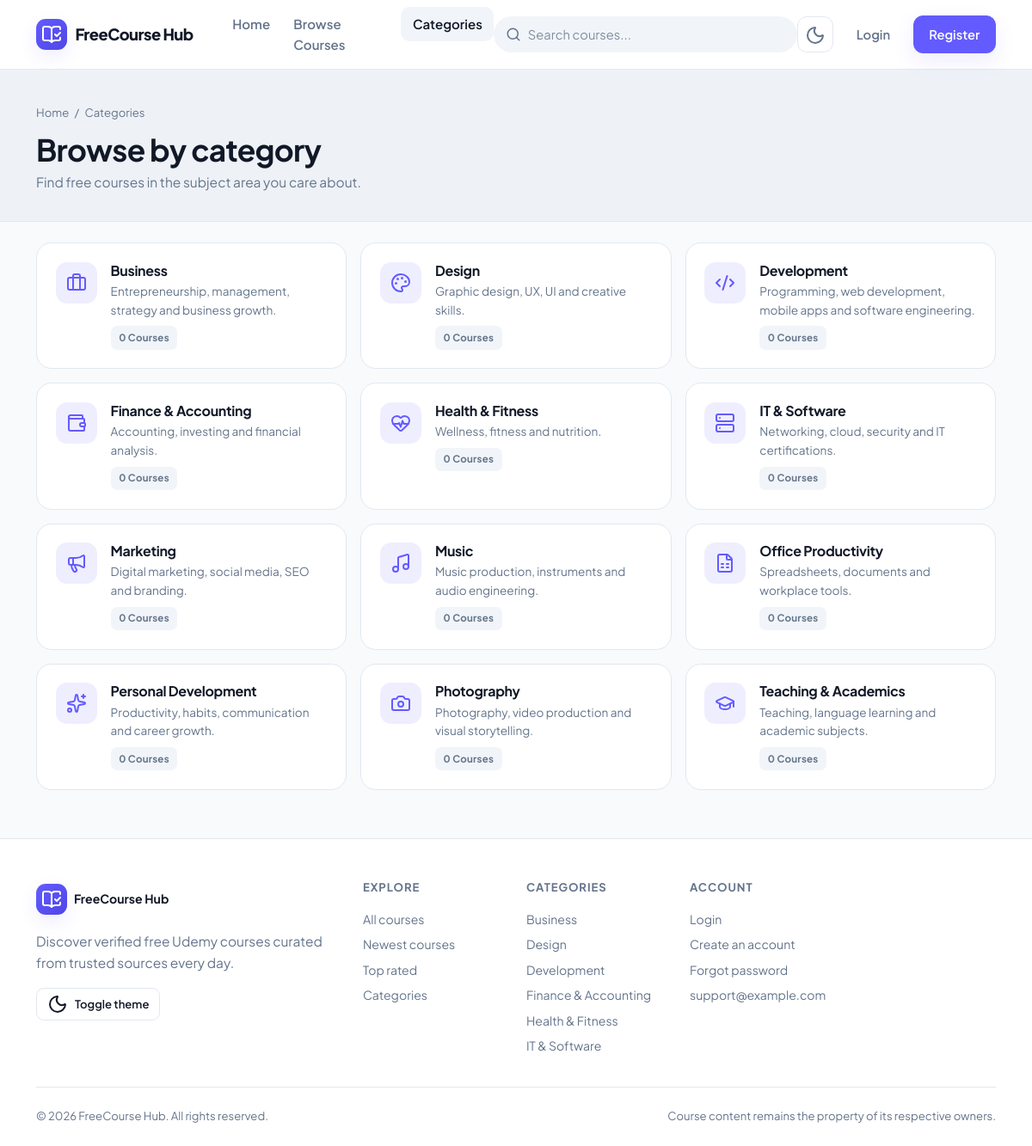
/categories.php, run on the app's committed database.
### tables this page shows
CREATE TABLE IF NOT EXISTS categories (
    id INT UNSIGNED NOT NULL AUTO_INCREMENT,
    name VARCHAR(120) NOT NULL,
    slug VARCHAR(140) NOT NULL,
    description TEXT NULL,
    status ENUM('active', 'inactive') NOT NULL DEFAULT 'active',
    created_at DATETIME NOT NULL DEFAULT CURRENT_TIMESTAMP,
    PRIMARY KEY (id),
    UNIQUE KEY uq_categories_slug (slug),
    KEY idx_categories_status (status)
);

### includes/functions.php (called while the page is built, shortened)
<?php
function e(mixed $value): string
{
    return htmlspecialchars((string) ($value ?? ''), ENT_QUOTES | ENT_SUBSTITUTE, 'UTF-8');
}
function url(string $path = ''): string
{
    $base = rtrim(APP_URL, '/');
    if ($path === '') {
        return $base . '/';
    }
    return $base . '/' . ltrim($path, '/');
}
function asset(string $path): string
{
    return url('assets/' . ltrim($path, '/'));
}
function setting(string $key, mixed $default = null): mixed
{
    static $cache = null;
    if ($cache === null) {
        $cache = [];
        try {
            $rows = db()->query('SELECT setting_key, setting_value FROM system_settings')->fetchAll();
            foreach ($rows as $row) {
                $cache[$row['setting_key']] = $row['setting_value'];
            }
        } catch (Throwable $e) {
            app_log('settings', 'Unable to load settings: ' . $e->getMessage());
        }
    }
    if (!array_key_exists($key, $cache) || $cache[$key] === null || $cache[$key] === '') {
        return $default;
    }
    return $cache[$key];
}
function setting_bool(string $key, bool $default = false): bool
{
    $value = setting($key, null);
    return in_array(strtolower((string) $value), ['1', 'true', 'yes', 'on'], true);
}
function excerpt(?string $text, int $length = 160): string
{
    $text = trim(preg_replace('/\s+/', ' ', strip_tags((string) $text)) ?? '');
    if (mb_strlen($text) <= $length) {
        return $text;
    }
    return mb_substr($text, 0, $length - 1) . '…';
}
function availability_sql(string $alias = 'c'): string
{
    return $alias . ".publication_status = 'published' AND " . $alias . ".verification_status = 'verified' AND (" . $alias . ".expiry_date IS NULL OR " . $alias . ".expiry_date >= NOW())";
}
function get_categories(bool $activeOnly = true): array
{
    static $cache = [];
    $key = $activeOnly ? 'active' : 'all';
    if (isset($cache[$key])) {
        return $cache[$key];
    }
    $sql = 'SELECT c.*, (SELECT COUNT(*) FROM courses co WHERE co.category_id = c.id AND ' . availability_sql('co') . ') AS course_count FROM categories c';
    if ($activeOnly) {
        $sql .= " WHERE c.status = 'active'";
    }
    $sql .= ' ORDER BY c.name ASC';
    try {
        $cache[$key] = db()->query($sql)->fetchAll();
    } catch (Throwable $e) {
        app_log('categories', $e->getMessage());
        $cache[$key] = [];
    }
    return $cache[$key];
}
function category_icon(string $slug): string
{
    $icons = [
        'development' => 'code-2',
        'business' => 'briefcase',
        'design' => 'palette',
        'marketing' => 'megaphone',
        'it-software' => 'server',
        'personal-development' => 'sparkles',
        'photography' => 'camera',
        'music' => 'music',
        'health-fitness' => 'heart-pulse',
        'finance-accounting' => 'wallet',
        'office-productivity' => 'file-spreadsheet',
        'teaching-academics' => 'graduation-cap',
    ];
    return $icons[$slug] ?? 'layers';
}

### config/database.php (called while the page is built, shortened)
<?php
function db(): PDO
{
    static $pdo = null;
    if ($pdo instanceof PDO) {
        return $pdo;
    }
    $host = (string) env('DB_HOST', '127.0.0.1');
    $port = (string) env('DB_PORT', '3306');
    $database = (string) env('DB_DATABASE', 'freecourse_hub');
    $username = (string) env('DB_USERNAME', 'root');
    $password = (string) env('DB_PASSWORD', '');
    $dsn = sprintf('mysql:host=%s;port=%s;dbname=%s;charset=utf8mb4', $host, $port, $database);
    $pdo = new PDO($dsn, $username, $password, [
        PDO::ATTR_ERRMODE => PDO::ERRMODE_EXCEPTION,
        PDO::ATTR_DEFAULT_FETCH_MODE => PDO::FETCH_ASSOC,
        PDO::ATTR_EMULATE_PREPARES => false,
        PDO::ATTR_STRINGIFY_FETCHES => false,
    ]);
    return $pdo;
}

### includes/bootstrap.php (called while the page is built, shortened)
<?php
require_once __DIR__ . '/../config/database.php';
require_once __DIR__ . '/functions.php';
require_once __DIR__ . '/auth.php';
try {
    $configuredTimezone = setting('timezone', APP_TIMEZONE);
} catch (Throwable $e) {
}

### includes/auth.php (called while the page is built, shortened)
<?php
class Auth
{
    private static ?array $user = null;
    private static bool $loaded = false;
    public static function user(): ?array
    {
        if (self::$loaded) {
            return self::$user;
        }
        self::$loaded = true;
        $id = $_SESSION['user_id'] ?? null;
        if (!$id) {
            return self::$user = null;
        }
    }
}

### categories.php (the view, shortened to what this page needs)
<?php
require_once __DIR__ . '/includes/bootstrap.php';
$categories = get_categories();
$activeNav = 'categories';
include __DIR__ . '/includes/header.php';
?>
<div class="page-header">
    <div class="container">
        <div class="breadcrumb-custom"><a href="<?= e(url()) ?>">Home</a><span>/</span><span>Categories</span></div>
        <h1>Browse by category</h1>
        <p class="mb-0">Find free courses in the subject area you care about.</p>
    </div>
</div>
<div class="container py-4">
    <?php if ($categories): ?>
        <div class="row g-3">
            <?php foreach ($categories as $category): ?>
                <div class="col-md-6 col-lg-4">
                    <a class="category-card" href="<?= e(url('category.php?slug=' . urlencode((string) $category['slug']))) ?>">
                        <span class="category-icon"><i data-lucide="<?= e(category_icon((string) $category['slug'])) ?>"></i></span>
                        <span>
                            <h3><?= e($category['name']) ?></h3>
                            <p><?= e(excerpt($category['description'] ?? '', 90)) ?></p>
                            <span class="badge-soft muted mt-2"><?= (int) $category['course_count'] ?> course<?= (int) $category['course_count'] === 1 ? '' : 's' ?></span>
                        </span>
                    </a>
                </div>
            <?php endforeach; ?>
        </div>
    <?php endif; ?>
</div>
<?php include __DIR__ . '/includes/footer.php'; ?>

### includes/header.php (shortened to what this page needs)
<?php
require_once __DIR__ . '/bootstrap.php';
$siteName = (string) setting('site_name', APP_NAME);
$siteLogo = trim((string) setting('site_logo', ''));
$bodyClass = $bodyClass ?? '';
$activeNav = $activeNav ?? '';
$defaultTheme = in_array(setting('default_theme', 'light'), ['light', 'dark'], true) ? (string) setting('default_theme', 'light') : 'light';
$allowThemeSwitch = setting_bool('allow_user_theme_switch', true);
$currentUser = Auth::user();
?><!doctype html>
<html lang="en" data-theme="<?= e($defaultTheme) ?>" data-bs-theme="<?= e($defaultTheme) ?>">
<head>
    <link href="https://cdn.jsdelivr.net/npm/bootstrap@5.3.3/dist/css/bootstrap.min.css" rel="stylesheet">
    <link rel="stylesheet" href="<?= e(asset('css/style.css')) ?>">
</head>
<body class="<?= e($bodyClass) ?>">
<?php include __DIR__ . '/navbar.php'; ?>
<main>

### includes/navbar.php (shortened to what this page needs)
<?php
$currentUser = $currentUser ?? Auth::user();
$activeNav = $activeNav ?? '';
$siteName = $siteName ?? (string) setting('site_name', APP_NAME);
$siteLogo = $siteLogo ?? '';
$allowThemeSwitch = $allowThemeSwitch ?? setting_bool('allow_user_theme_switch', true);
$navSearch = $_GET['q'] ?? '';
?>
<nav class="navbar navbar-expand-lg site-nav py-2">
    <div class="container">
        <a class="navbar-brand" href="<?= e(url()) ?>">
            <?php if ($siteLogo !== ''): ?>
                <img class="brand-logo" src="<?= e($siteLogo) ?>" alt="<?= e($siteName) ?>" onerror="this.remove()">
            <?php else: ?>
                <span class="brand-mark"><i data-lucide="book-open-check"></i></span>
            <?php endif; ?>
            <span><?= e($siteName) ?></span>
        </a>
        <div class="d-flex align-items-center gap-2 order-lg-3">
            <?php if ($allowThemeSwitch): ?>
                <button class="btn-icon" id="themeToggle" type="button" title="Toggle theme" aria-label="Toggle theme">
                    <i data-lucide="moon" data-theme-icon></i>
                </button>
            <?php endif; ?>
            <?php if ($currentUser): ?>
                <div class="dropdown">
                    <button class="btn btn-outline-secondary dropdown-toggle d-flex align-items-center gap-2" type="button" data-bs-toggle="dropdown" aria-expanded="false">
                        <span class="avatar"><?= e(initials((string) $currentUser['full_name'])) ?></span>
                        <span class="d-none d-sm-inline"><?= e(explode(' ', (string) $currentUser['full_name'])[0]) ?></span>
                    </button>
                    <ul class="dropdown-menu dropdown-menu-end">
                        <li><a class="dropdown-item" href="<?= e(url('dashboard/')) ?>"><i data-lucide="layout-dashboard"></i> Dashboard</a></li>
                        <li><a class="dropdown-item" href="<?= e(url('dashboard/courses.php')) ?>"><i data-lucide="bookmark"></i> My Courses</a></li>
                        <li><a class="dropdown-item" href="<?= e(url('dashboard/payments.php')) ?>"><i data-lucide="receipt"></i> Payment History</a></li>
                        <li><a class="dropdown-item" href="<?= e(url('dashboard/settings.php')) ?>"><i data-lucide="settings"></i> Account Settings</a></li>
                        <?php if (($currentUser['role'] ?? '') === 'admin'): ?>
                            <li><hr class="dropdown-divider"></li>
                            <li><a class="dropdown-item" href="<?= e(url('admin/')) ?>"><i data-lucide="shield-check"></i> Admin Dashboard</a></li>
                        <?php endif; ?>
                        <li><hr class="dropdown-divider"></li>
                        <li>
                            <form method="post" action="<?= e(url('logout.php')) ?>" class="m-0">
                                <?= csrf_field() ?>
                                <button type="submit" class="dropdown-item"><i data-lucide="log-out"></i> Log out</button>
                            </form>
                        </li>
                    </ul>
                </div>
            <?php else: ?>
                <a class="btn btn-ghost d-none d-sm-inline-flex" href="<?= e(url('login.php')) ?>">Login</a>
                <a class="btn btn-primary" href="<?= e(url('register.php')) ?>">Register</a>
            <?php endif; ?>
        </div>
        <div class="collapse navbar-collapse order-lg-2" id="mainNav">
            <ul class="navbar-nav me-auto mb-2 mb-lg-0 ms-lg-3">
                <li class="nav-item"><a class="nav-link <?= $activeNav === 'home' ? 'active' : '' ?>" href="<?= e(url()) ?>">Home</a></li>
                <li class="nav-item"><a class="nav-link <?= $activeNav === 'courses' ? 'active' : '' ?>" href="<?= e(url('courses.php')) ?>">Browse Courses</a></li>
                <li class="nav-item"><a class="nav-link <?= $activeNav === 'categories' ? 'active' : '' ?>" href="<?= e(url('categories.php')) ?>">Categories</a></li>
            </ul>
            <form class="nav-search d-flex" action="<?= e(url('courses.php')) ?>" method="get" role="search">
                <i data-lucide="search"></i>
                <input class="form-control" type="search" name="q" value="<?= e(is_string($navSearch) ? $navSearch : '') ?>" placeholder="Search courses..." aria-label="Search courses">
            </form>
        </div>
    </div>
</nav>

### includes/footer.php (shortened to what this page needs)
<?php
$siteName = $siteName ?? (string) setting('site_name', APP_NAME);
$siteLogo = $siteLogo ?? trim((string) setting('site_logo', ''));
$siteDescription = (string) setting('site_description', 'Discover verified free Udemy courses curated from trusted sources.');
$footerCategories = array_slice(get_categories(), 0, 6);
$contactEmail = (string) setting('contact_email', '');
$footerUser = Auth::user();
?>
</main>
<footer class="site-footer">
    <div class="container">
        <div class="row g-4">
            <div class="col-lg-4">
                <a class="navbar-brand d-inline-flex align-items-center gap-2 mb-2" href="<?= e(url()) ?>">
                    <?php if ($siteLogo !== '' && is_safe_url($siteLogo)): ?>
                        <img class="brand-logo" src="<?= e($siteLogo) ?>" alt="<?= e($siteName) ?>" onerror="this.remove()">
                    <?php else: ?>
                        <span class="brand-mark"><i data-lucide="book-open-check"></i></span>
                    <?php endif; ?>
                    <span class="fw-bold text-strong"><?= e($siteName) ?></span>
                </a>
                <p class="mt-2 mb-3" style="max-width:340px"><?= e(excerpt($siteDescription, 160)) ?></p>
                <?php if (setting_bool('allow_user_theme_switch', true)): ?>
                    <button class="btn btn-outline-secondary btn-sm" id="themeToggle" type="button">
                        <i data-lucide="moon" data-theme-icon></i> Toggle theme
                    </button>
                <?php endif; ?>
            </div>
            <div class="col-6 col-lg-2">
                <h5>Explore</h5>
                <div class="d-flex flex-column">
                    <a href="<?= e(url('courses.php')) ?>">All courses</a>
                    <a href="<?= e(url('courses.php?sort=newest')) ?>">Newest courses</a>
                    <a href="<?= e(url('courses.php?sort=rating')) ?>">Top rated</a>
                    <a href="<?= e(url('categories.php')) ?>">Categories</a>
                </div>
            </div>
            <div class="col-6 col-lg-2">
                <h5>Categories</h5>
                <div class="d-flex flex-column">
                    <?php foreach ($footerCategories as $category): ?>
                        <a href="<?= e(url('category.php?slug=' . urlencode((string) $category['slug']))) ?>"><?= e($category['name']) ?></a>
                    <?php endforeach; ?>
                </div>
            </div>
            <div class="col-lg-4">
                <h5>Account</h5>
                <div class="d-flex flex-column">
                    <?php if ($footerUser): ?>
                        <a href="<?= e(url('dashboard/')) ?>">My dashboard</a>
                        <a href="<?= e(url('dashboard/courses.php')) ?>">My courses</a>
                        <a href="<?= e(url('dashboard/payments.php')) ?>">Payment history</a>
                        <a href="<?= e(url('dashboard/settings.php')) ?>">Account settings</a>
                    <?php else: ?>
                        <a href="<?= e(url('login.php')) ?>">Login</a>
                        <a href="<?= e(url('register.php')) ?>">Create an account</a>
                        <a href="<?= e(url('forgot-password.php')) ?>">Forgot password</a>
                    <?php endif; ?>
                    <?php if ($contactEmail !== ''): ?>
                        <a href="mailto:<?= e($contactEmail) ?>"><?= e($contactEmail) ?></a>
                    <?php endif; ?>
                </div>
            </div>
        </div>
        <div class="footer-bottom">
            <span>&copy; <?= date('Y') ?> <?= e($siteName) ?>. All rights reserved.</span>
            <span>Course content remains the property of its respective owners.</span>
        </div>
    </div>
</footer>
</body>
</html>

### data on the page
categories: name "Business", description "Entrepreneurship, management, strategy and business growth.", course_count "0"
categories: name "Design", description "Graphic design, UX, UI and creative skills.", course_count "0"
categories: name "Development", description "Programming, web development, mobile apps and software engineering.", course_count "0"
categories: name "Finance & Accounting", description "Accounting, investing and financial analysis.", course_count "0"
categories: name "Health & Fitness", description "Wellness, fitness and nutrition.", course_count "0"
categories: name "IT & Software", description "Networking, cloud, security and IT certifications.", course_count "0"
categories: name "Marketing", description "Digital marketing, social media, SEO and branding.", course_count "0"
categories: name "Music", description "Music production, instruments and audio engineering.", course_count "0"
categories: name "Office Productivity", description "Spreadsheets, documents and workplace tools.", course_count "0"
categories: name "Personal Development", description "Productivity, habits, communication and career growth.", course_count "0"
categories: name "Photography", description "Photography, video production and visual storytelling.", course_count "0"
categories: name "Teaching & Academics", description "Teaching, language learning and academic subjects.", course_count "0"

### other printed values
$siteName "FreeCourse Hub"
excerpt($siteDescription, 160) "Discover verified free Udemy courses curated from trusted sources every day."
$contactEmail "support@example.com"
